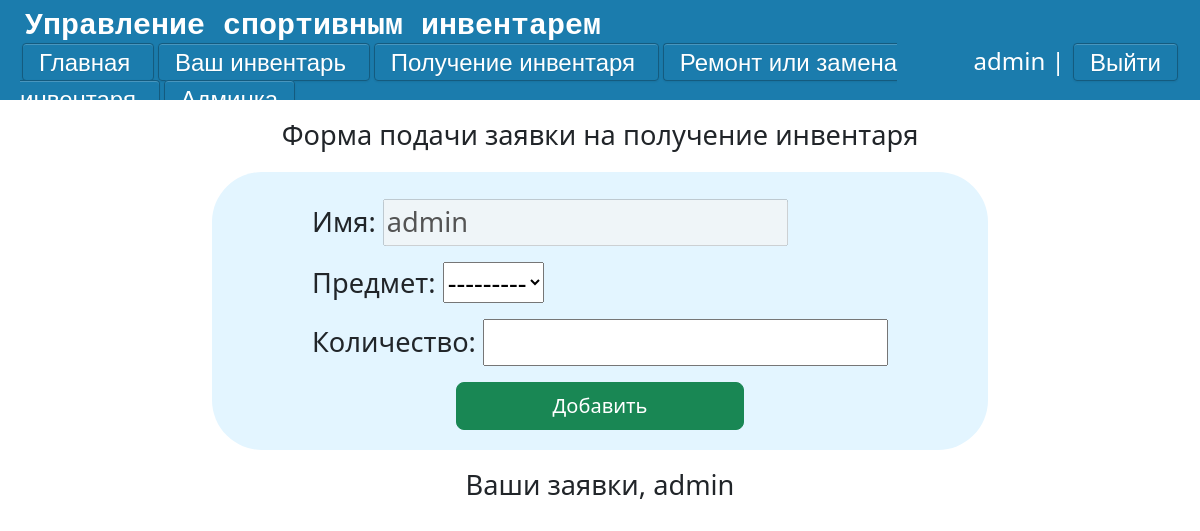
Before: /application-get (signed in) with the older database file.
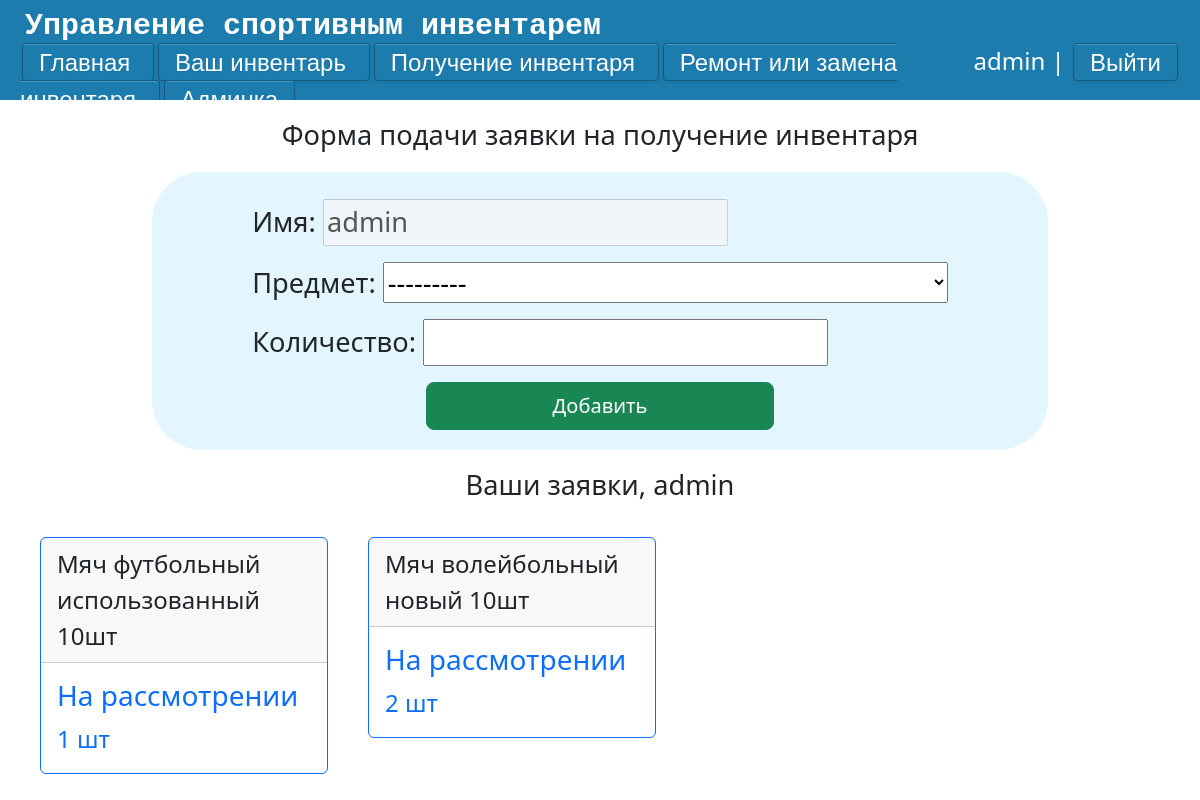
After: the same page with the newer database file.
### main/models.py (models this page shows, shortened)
class Applications_get(models.Model):
    state = {'На рассмотрении': 'На рассмотрении', 'Одобрено': 'Одобрено', 'Отказано': 'Отказано'}
    username = models.CharField('Имя',max_length=100)
    Request = models.ForeignKey('Goods' ,on_delete=models.CASCADE,null=True,verbose_name='Предмет')
    Request_count = models.PositiveIntegerField('Количество',default=0,validators=[MinValueValidator(1)])
    Status = models.CharField('Статус заявки',default='На рассмотрении', choices=state,max_length=100)
    class Meta:
        verbose_name = "Заявка на получение"
        verbose_name_plural  = "Заявки на получение"

class Goods(models.Model):
    CONDITION_CHOICES = [
        ('новый', 'новый'),
        ('использованный', 'использованный'),
        ('сломанный', 'сломанный'),
    ]
    goods = models.ForeignKey('Goods_Names',on_delete=models.CASCADE,null=True,verbose_name='Предмет')
    count = models.IntegerField('Количество', default=1,validators=[MinValueValidator(1)])
    rented_count = models.IntegerField('Взято', default=0,validators=[MinValueValidator(0)])
    condition = models.CharField('Состояние', max_length=20, choices=CONDITION_CHOICES)
    created_at = models.DateTimeField('Добавлено', default=timezone.now)
    updated_at = models.DateTimeField('Обновлено', auto_now=True)
    class Meta:
        verbose_name = "Инвентарь"
        verbose_name_plural = "Инвентарь"
    def __str__(self):
        return f"{self.goods} {self.condition} {self.count-self.rented_count}шт"

class Goods_Names(models.Model):
    name_of_good = models.CharField('Название', max_length=30)
    def __str__(self):
        return self.name_of_good
    class Meta:
        verbose_name = "Название инвентаря"
        verbose_name_plural = "Названия инвентаря"

### main/views.py (the view)
# urls.py: path('application-get', views.ApplicationsForm, name='application-get'),
def ApplicationsForm(request):
    if request.user.is_authenticated:
        g = list(Goods.objects.all())
        r = list(Applications_get.objects.all())
        user_name = User.objects.get(username=request.user)
        n = Applications_get.objects.filter(username=user_name)
        if request.method == 'POST':
            form = AddPostForm_get(request.POST or None, user=request.user)
            if form.is_valid():
                item = form.cleaned_data['Request']
                if int(form.data['Request_count']) <= Goods.available_count(self=item):
                    Applications_get.objects.create(**form.cleaned_data)
                    return  redirect('application-get')
                else:
                    error = 'Убедитесь, что инвентаря достаточно'
                    return render(request, 'main/Application.html', {'form': form ,'n' : n,'g' : g,'error': error })
        else:
            form=AddPostForm_get(user=request.user)
        return render(request, 'main/Application.html' , {'form': form ,'n' : n,'g' : g})
    else:
        return render(request, 'admin/Error.html')

### main/forms.py
class AddPostForm_get(forms.Form):
    def __init__(self, *args, **kwargs):
        self.user = kwargs.pop('user', None)
        super(AddPostForm_get, self).__init__(*args, **kwargs)
        if self.user:
            self.fields['username'].initial = self.user.username
    username = forms.Field(disabled=True)
    Request = forms.ModelChoiceField(Goods.objects.all())
    Request_count = forms.IntegerField(validators=[MinValueValidator(1)])

### main/templates/main/Application.html (shortened to what this page needs)
{% extends 'main/layout.html' %}
{% block content %}
               {% if request.user.is_authenticated %}
                <div class = 'form_user'>
                    <p class = 'form_title'>Форма подачи заявки на получение инвентаря</p>
                    <form action="{% url 'application-get' %}" method="post" class ='form_content'>
                        <p><label for="{{ form.username.id_for_label }}"> Имя:</label> {{form.username}}</p>
                        <p><label for="{{ form.Request.id_for_label }}"> Предмет:</label> {{ form.Request}}</p>
                        <p><label for="{{ form.Request_count.id_for_label }}"> Количество:</label> {{ form.Request_count}}</p>
                        <div class="d-grid gap-2 col-6 mx-auto">
                            <button type="submit" class = 'btn btn-success btn-lg'>Добавить</button>
                        </div>
                    </form>
                </div>
                    <div class = 'form_forms'>
                        <p class = 'form_forms_p'> Ваши заявки, {{ request.user }} </p>
                    {% for el in n %}
                        <div class = 'review'>
                                <div class="card border-primary mb-3" style="max-width: 18rem;">
                              <div class="card-header">{{el.Request}}</div>
                              <div class="card-body text-primary">
                                <h3 class="card-title">{{el.Status}}</h3>
                                <p class="card-text">{{el.Request_count}} шт</p>
                              </div>
                            </div>
                        </div>
                    {% endfor %}
                    </div>
                {% else %}
                    <p class = 'enter_or_reg'>Войдите или зарегистрируйтесь</p>
                {% endif %}
{% endblock %}

Changed rows visible on the page:
added Applications_get: Request "Мяч футбольный использованный 10шт", Status "На рассмотрении", Request_count "1"
added Applications_get: Request "Мяч волейбольный новый 10шт", Status "На рассмотрении", Request_count "2"
